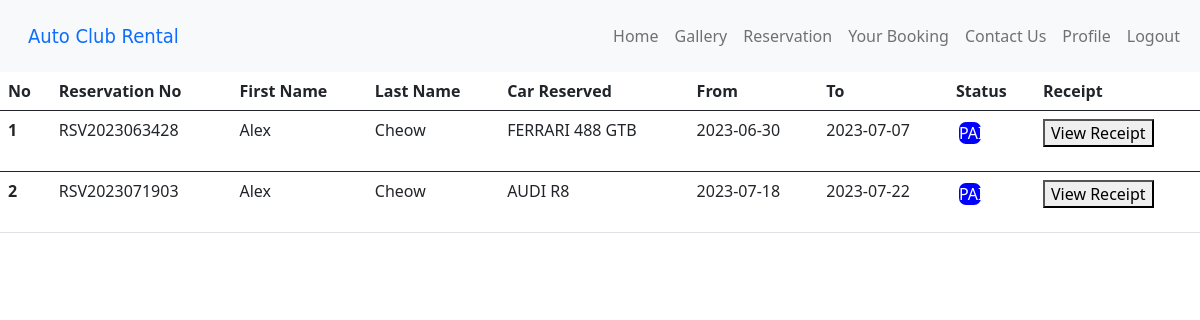
Screenshot of /ViewBooking.php (signed in) with the database file from the repository.
### tables this page shows
CREATE TABLE `reservation` (
  `reservation_id` int(20) NOT NULL,
  `reservation_number` text NOT NULL,
  `customer_id` int(20) NOT NULL,
  `customer_firstname` text NOT NULL,
  `customer_lastname` text NOT NULL,
  `cars_id` int(20) NOT NULL,
  `cars_name` text NOT NULL,
  `date_from` date NOT NULL,
  `date_end` date NOT NULL,
  `quantity` int(20) NOT NULL,
  `reservation_status` varchar(50) NOT NULL
);

### ViewBooking.php (the view, shortened to what this page needs)
<?php
require( 'Header_User.php' )
?>
<!doctype html>
<html>
<head>
<link href="https://cdn.jsdelivr.net/npm/bootstrap@5.0.2/dist/css/bootstrap.min.css" rel="stylesheet">
</head>
<body>
	<div>
<table class="table">
  <thead>
    <tr>
      <th scope="col">No</th>
      <th scope="col">Reservation No</th>
      <th scope="col">First Name</th>
      <th scope="col">Last Name</th>
		<th scope="col">Car Reserved</th>
		<th scope="col">From</th>
		<th scope="col">To</th>
		<th scope="col">Status</th>
		<th scope="col">Receipt</th>
    </tr>
  </thead>
  <tbody>
    <?php
    $servername = "localhost";
    $username = "root";
    $password = "";
    $dbname = "car_rental";
    $cus_id = $_SESSION[ 'ID' ];
    $conn = new mysqli( $servername, $username, $password, $dbname );
    $sql = "SELECT * FROM reservation WHERE customer_id = $cus_id";
$counter = 1;
    $result = $conn->query( $sql );
    while ( $row = $result->fetch_assoc() ) {
      ?>
    <tr>
      <th scope="row"><?php echo $counter++; ?></th>
      <td><?php echo $row['reservation_number']; ?></td>
      <td><?php echo $row['customer_firstname']; ?></td>
      <td><?php echo $row['customer_lastname']; ?></td>
		<td><?php echo $row['cars_name']; ?></td>
		<td><?php echo $row['date_from']; ?></td>
		<td><?php echo $row['date_end']; ?></td>
		<td><p class="solid"><?php echo $row['reservation_status']; ?></div></td>
		<td><button onClick="location.href='Receipt.php?id=<?php echo $row['reservation_id']; ?>'">View Receipt</button></td>
    </tr>
  <?php
  }
  ?>
</body>
</html>

### Link.php (shortened to what this page needs)
<link href="https://cdn.jsdelivr.net/npm/bootstrap@5.0.2/dist/css/bootstrap.min.css" rel="stylesheet">
<link href="css/bootstrap-datetimepicker.min.css" rel="stylesheet">
<link rel="stylesheet" type="text/css" href="https://cdn.jsdelivr.net/npm/daterangepicker/daterangepicker.css" />

### Header_User.php (shortened to what this page needs)
<?php
include_once('Link.php')
?>
<nav class="navbar navbar-expand-lg navbar-light bg-light">
	<div class="container-fluid">
		<div class="navbar-brand">
			<a href="#" class="nav-link" style="font-family: 'Gill Sans', 'Gill Sans MT', 'Myriad Pro', 'DejaVu Sans Condensed', Helvetica, Arial, 'sans-serif'">Auto Club Rental</a>
		</div>
		<ul class="nav navbar-nav">
			<li><a class="nav-link" href="User_Home.php">Home</a></li>
			<li><a class="nav-link" href="Gallery.php">Gallery</a></li>
			<li><a class="nav-link" href="Booking.php">Reservation</a></li>
			<li><a class="nav-link" href="ViewBooking.php">Your Booking</a></li>
			<li><a class="nav-link" href="Contact_Us.php">Contact Us</a></li>
			<li><a class="nav-link" href="View_Profile.php">Profile</i></a></li>
	<li><a class="nav-link" href="#" onclick="confirmLogout()">Logout</i></a></li>
		</ul>
	</div>
</nav>

### ViewBooking.php (style rules this page uses)
p.solid { border-style: solid; text-align-last: center; width: 40%; background-color: blue; color: white; border-radius: 10px; font-size: 16px; }

### rows the page displays
reservation: reservation_number "RSV2023063428", customer_firstname "Alex", customer_lastname "Cheow", cars_name "FERRARI 488 GTB", date_from "2023-06-30", date_end "2023-07-07", reservation_status "PAID"
reservation: reservation_number "RSV2023071903", customer_firstname "Alex", customer_lastname "Cheow", cars_name "AUDI R8", date_from "2023-07-18", date_end "2023-07-22", reservation_status "PAID"
